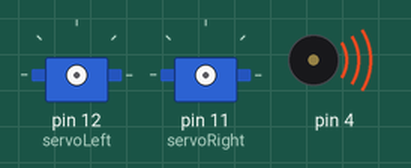
This sketch was run on a simulated Arduino Uno, built with avr-gcc and run on an emulated ATmega328P. Parts: 2 × servo, buzzer (waves = sounding).

Above: at 0.1 s.
At 1.1 s:
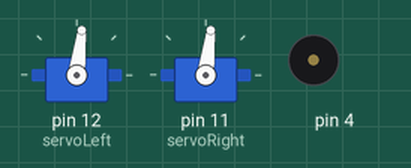
At 1.7 s:
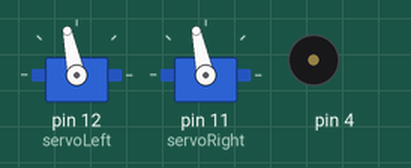
At 2.3 s:
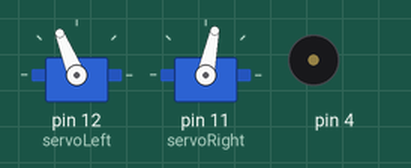
Timing chart, 0 to 3.8 s (numbered marks = the images above):
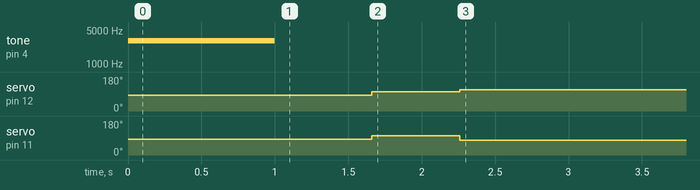

The sketch:

ForwardThreeSeconds.ino
```cpp
// Robotics with the BOE Shield - ForwardThreeSeconds
// Make the BOE Shield-Bot roll forward for three seconds, then stop.

#include <Servo.h>                           // Include servo library

Servo servoLeft;                             // Declare left and right servos
Servo servoRight;

void setup()                                 // Built-in initialization block
{
  tone(4, 3000, 1000);                       // Play tone for 1 second
  delay(1000);                               // Delay to finish tone

  servoLeft.attach(12);                      // Attach left signal to P13
  servoRight.attach(11);                     // Attach right signal to P12


  servoLeft.writeMicroseconds(1400);
  servoRight.writeMicroseconds(1400);
  delay(660);


  servoRight.writeMicroseconds(1600);
  servoLeft.writeMicroseconds(1600);
  delay(600);

  // Full speed forward
  servoLeft.writeMicroseconds(1700);         // Left wheel counterclockwise
  servoRight.writeMicroseconds(1350);        // Right wheel clockwise
  delay(10000);   // ...for 3 seconds


  servoLeft.detach();                        // Stop sending servo signals
  servoRight.detach();
}

void loop()                                  // Main loop auto-repeats
{                                            // Empty, nothing needs repeating
}
```
